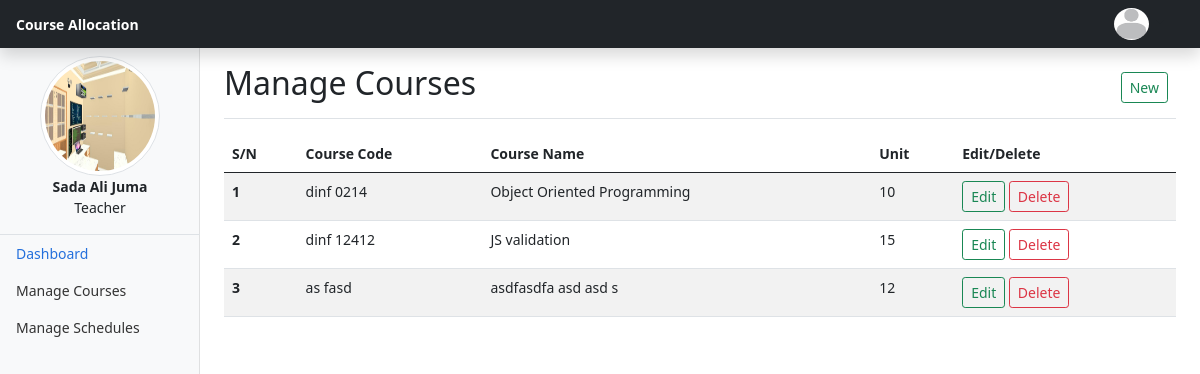
The app's page /courses.php (signed in) with its own data.
### tables this page shows
CREATE TABLE `users` (
  `userID` int(11) NOT NULL,
  `userName` varchar(20) DEFAULT NULL,
  `password` varchar(250) DEFAULT NULL,
  `roleID` int(11) DEFAULT NULL,
  `lastLogin` datetime DEFAULT NULL,
  `profile` varchar(50) DEFAULT NULL
);

CREATE TABLE `staffs` (
  `staffID` int(11) NOT NULL,
  `firstName` varchar(50) NOT NULL,
  `middleName` varchar(50) NOT NULL,
  `lastName` varchar(50) NOT NULL,
  `DOB` date NOT NULL,
  `userID` int(11) NOT NULL
);

CREATE TABLE `roles` (
  `roleID` int(11) NOT NULL,
  `roleName` varchar(20) DEFAULT NULL,
  `roleDescription` varchar(50) DEFAULT NULL
);

CREATE TABLE `courses` (
  `courseID` int(11) NOT NULL,
  `courseCode` varchar(15) NOT NULL,
  `courseName` varchar(60) NOT NULL,
  `courseUnit` int(11) NOT NULL
);

### courses.php (the view, shortened to what this page needs)
<!doctype html>
<html lang="en">
<head>
	<?php require_once("page_title.php"); ?>
</head>
<body>
	<?php
	include_once("header.php");
	?>
	<div class="container-fluid">
		<div class="row">
			<?php
			include_once("nav.php");
			?>
			<main class="col-md-9 ms-sm-auto col-lg-10 px-md-4">
				<div class="d-flex justify-content-between flex-wrap flex-md-nowrap align-items-center pt-3 pb-2 mb-3 border-bottom">
					<h1 class="h2">Manage Courses</h1>
					<div class="btn-toolbar mb-2 mb-md-0">
						<div class="btn-group me-2">
							<button type="button" class="btn btn-sm btn-outline-success" data-bs-toggle="modal" data-bs-target="#newCouseModal">New</button>
						</div>
					</div>
				</div>
				<div class="row">
					<div class="col-12">
						<?php
						require_once("handlers/connection.php");
						?>
						<table class="table table-striped table-hover">
							<thead>
								<tr>
									<th scope="col">S/N</th>
									<th scope="col">Course Code</th>
									<th scope="col">Course Name</th>
									<th scope="col">Unit</th>
									<th scope="col">Edit/Delete</th>
								</tr>
							</thead>
							<tbody>
								<?php
								try {
									$query = $conn->prepare("SELECT * FROM courses");
									$query->execute();
									$n = 0;
									while ($res = $query->fetch()) {
								?>
										<tr>
											<th scope="row"><?php echo ++$n; ?></th>
											<td><?php echo $res["courseCode"]; ?></td>
											<td><?php echo $res["courseName"]; ?></td>
											<td><?php echo $res["courseUnit"]; ?></td>
											<td>
												<a class="btn btn-sm btn-outline-success" href="editCourse.php?id=<?php echo $res['courseID'] ?>">Edit</a>
												<a class="btn btn-sm btn-outline-danger" onclick="return confirm('Are you sure want to delete?');" href="handlers/deleteCourse.php?cId=<?php echo $res["courseID"]; ?>">Delete</a>
											</td>
										</tr>
								<?php
									}
								} catch (PDOException $e) {
								}
								?>
							</tbody>
						</table>
					</div>
				</div>
			</main>
		</div>
	</div>
</body>
</html>

### page_title.php (shortened to what this page needs)
<link href="assets\css\bootstrap.min.css" rel="stylesheet">
<link href="assets\css\dashboard.css" rel="stylesheet">

### header.php (shortened to what this page needs)
<header class="navbar navbar-dark sticky-top bg-dark py-2 shadow">
	<div class="container-fluid">
		<div class="row w-100 d-flex justify-content-between align-items-center">
			<div class="col-6 text-white me-0 px-3">
				<strong class="d-none d-md-block">Course Allocation</strong>
			</div>
			<div class="col-6 text-right">
				<div class="dropdown text-end">
					<a href="#" class="d-block link-dark text-decoration-none dropdown-toggle" id="dropdownUser1" data-bs-toggle="dropdown" aria-expanded="false">
						<img src="assets/profile/avatar.jpg" alt="mdo" width="35" height="32" class="rounded-circle">
					</a>
				</div>
			</div>
		</div>
	</div>
</header>

### nav.php (shortened to what this page needs)
<?php
require_once("handlers/connection.php");
try {
	$query = $conn->prepare("SELECT * FROM users u,staffs s,roles r WHERE u.userID=s.userID AND u.roleID=r.roleID AND u.userName=:name");
	$user = $_SESSION["user"];
	$query->execute(array(":name" => $user));
	$res = $query->fetch();
} catch (PDOException $e) {
}
?>
<nav id="sidebarMenu" class="col-md-3 col-lg-2 d-md-block bg-light sidebar collapse">
	<img src="<?php echo 'assets/profile/' . $res["profile"]; ?>" alt="" class="img rounded-circle img-thumbnail d-block mx-auto mt-2" style="width: 120px;height: 120px;">
	<div class="d-block text-center">
		<strong class="font-weight-bold">
			<?php echo $res["firstName"] . " " . $res["middleName"] . " " . $res["lastName"]; ?>
		</strong>
		<p><?php echo $res["roleDescription"]; ?></p>
	</div>
	<div class="position-sticky border-top">
		<ul class="nav flex-column">
			<li class="nav-item">
				<a class="nav-link active" aria-current="page" href="dashboard.php">
					Dashboard
				</a>
			</li>
			<li class="nav-item">
				<a class="nav-link" href="courses.php">
					Manage Courses
				</a>
			</li>
			<li class="nav-item">
				<a class="nav-link" href="#">
					Manage Schedules
				</a>
			</li>
		</ul>
	</div>
</nav>

### assets/css/dashboard.css (style rules this page uses)
body { font-size: .875rem; }
.sidebar { position: fixed; top: 0; bottom: 0; left: 0; z-index: 100; padding: 48px 0 0; box-shadow: inset -1px 0 0 rgba(0, 0, 0, .1); }
.sidebar .nav-link { font-weight: 500; color: #333; }
.sidebar .nav-link.active { color: #2470dc; }

### records on screen
users: profile (picture), staffs.firstName "Sada", staffs.middleName "Ali", staffs.lastName "Juma", roleID.roleDescription "Teacher"
courses: courseCode "dinf 0214", courseName "Object Oriented Programming", courseUnit "10"
courses: courseCode "dinf 12412", courseName "JS validation", courseUnit "15"
courses: courseCode "as fasd", courseName "asdfasdfa asd asd s", courseUnit "12"
